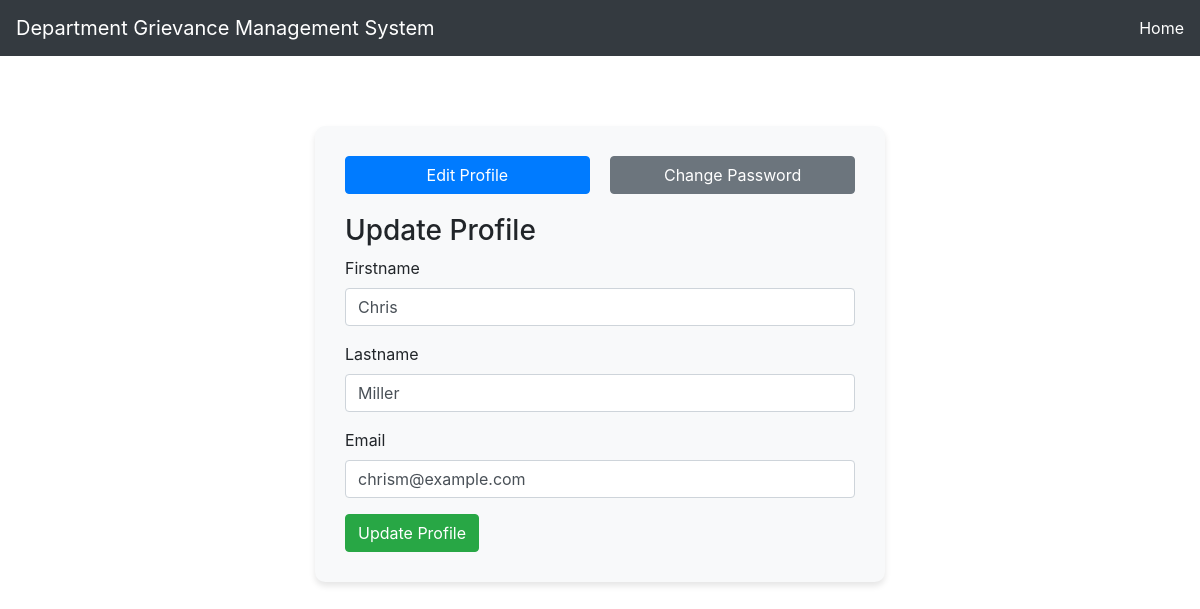
The page /edit.php (signed in) on the database its author committed.
### tables this page shows
CREATE TABLE `users` (
  `user_id` int(5) NOT NULL,
  `firstname` varchar(30) NOT NULL,
  `lastname` varchar(30) NOT NULL,
  `email` varchar(50) NOT NULL,
  `password` varchar(255) NOT NULL,
  `role` enum('admin','student','faculty') NOT NULL
);

### edit.php (the view, shortened to what this page needs)
<?php
include('php/config.php');
$res_fname = "";
$res_lname = "";
$res_Email = "";
if (isset($_SESSION['user_id'])) {
    $user_id = $_SESSION['user_id'];
    $query = mysqli_query($con, "SELECT firstname, lastname, email FROM users WHERE user_id='$user_id' AND role='student'");
    if ($query) {
        $result = mysqli_fetch_assoc($query);
        if ($result) {
            $res_fname = $result['firstname'];
            $res_lname = $result['lastname'];
            $res_Email = $result['email'];
        }
    }
}
?>
<!DOCTYPE html>
<html lang="en">
<head>
    <link rel="stylesheet" href="https://stackpath.bootstrapcdn.com/bootstrap/4.5.2/css/bootstrap.min.css">
    <link rel="stylesheet" href="https://cdnjs.cloudflare.com/ajax/libs/font-awesome/5.15.4/css/all.min.css">
</head>
<body>
    <nav class="navbar navbar-expand-lg navbar-dark">
        <a class="navbar-brand" href="#">Department Grievance Management System</a>
        <div class="ml-auto">
            <a href="homepage.php">Home</a>
        </div>
    </nav>
    <div class="container">
        <div class="form-box">
            <div class="tab-buttons">
                <button class="btn btn-primary" onclick="showForm('profile')">Edit Profile</button>
                <button class="btn btn-secondary" onclick="showForm('password')">Change Password</button>
            </div>
            <div id="profile" class="form-container active">
                <h3>Update Profile</h3>
                <form method="post">
                    <div class="form-group">
                        <label>Firstname</label>
                        <input type="text" class="form-control" name="firstname" value="<?php echo $res_fname; ?>" required>
                    </div>
                    <div class="form-group">
                        <label>Lastname</label>
                        <input type="text" class="form-control" name="lastname" value="<?php echo $res_lname; ?>" required>
                    </div>
                    <div class="form-group">
                        <label>Email</label>
                        <input type="email" class="form-control" name="email" value="<?php echo $res_Email; ?>" required>
                    </div>
                    <button type="submit" name="update_profile" class="btn btn-success">Update Profile</button>
                </form>
            </div>
        </div>
    </div>
</body>
</html>

### edit.php (style rules this page uses)
body { background-color: #fff; }
.navbar { background-color: #343a40; }
.navbar a { color: white !important; }
.container { margin-top: 70px; max-width: 600px; }
.form-box { background-color: #f8f9fa; padding: 30px; border-radius: 10px; box-shadow: 0 4px 6px rgba(0, 0, 0, 0.1); }
.tab-buttons { display: flex; justify-content: space-between; margin-bottom: 20px; }
.tab-buttons button { width: 48%; }
.form-container { display: none; animation: fadeIn 0.5s; }
.form-container.active { display: block; }

### rows shown on the page
users: firstname "Chris", lastname "Miller", email "chrism@example.com"
